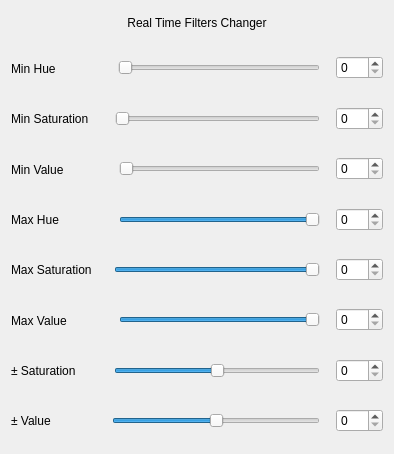
<?xml version="1.0" encoding="UTF-8"?>
<ui version="4.0">
 <class>Form</class>
 <widget class="QWidget" name="Form">
  <property name="geometry">
   <rect>
    <x>0</x>
    <y>0</y>
    <width>394</width>
    <height>454</height>
   </rect>
  </property>
  <property name="minimumSize">
   <size>
    <width>260</width>
    <height>0</height>
   </size>
  </property>
  <property name="windowTitle">
   <string>Color Filters</string>
  </property>
  <property name="windowIcon">
   <iconset>
    <normaloff>icons/colour.ico</normaloff>icons/colour.ico</iconset>
  </property>
  <layout class="QVBoxLayout" name="verticalLayout_3">
   <item>
    <spacer name="verticalSpacer">
     <property name="orientation">
      <enum>Qt::Vertical</enum>
     </property>
     <property name="sizeType">
      <enum>QSizePolicy::Preferred</enum>
     </property>
     <property name="sizeHint" stdset="0">
      <size>
       <width>20</width>
       <height>5</height>
      </size>
     </property>
    </spacer>
   </item>
   <item>
    <layout class="QVBoxLayout" name="verticalLayout">
     <item>
      <layout class="QHBoxLayout" name="horizontalLayout_9">
       <item>
        <widget class="QLabel" name="title_lb">
         <property name="sizePolicy">
          <sizepolicy hsizetype="Preferred" vsizetype="Fixed">
           <horstretch>0</horstretch>
           <verstretch>100</verstretch>
          </sizepolicy>
         </property>
         <property name="layoutDirection">
          <enum>Qt::LeftToRight</enum>
         </property>
         <property name="styleSheet">
          <string notr="true">font: 12pt &quot;MS Shell Dlg 2&quot;;</string>
         </property>
         <property name="text">
          <string>Real Time Filters Changer</string>
         </property>
         <property name="textFormat">
          <enum>Qt::AutoText</enum>
         </property>
         <property name="alignment">
          <set>Qt::AlignCenter</set>
         </property>
        </widget>
       </item>
      </layout>
     </item>
     <item>
      <spacer name="verticalSpacer_2">
       <property name="orientation">
        <enum>Qt::Vertical</enum>
       </property>
       <property name="sizeType">
        <enum>QSizePolicy::Preferred</enum>
       </property>
       <property name="sizeHint" stdset="0">
        <size>
         <width>20</width>
         <height>10</height>
        </size>
       </property>
      </spacer>
     </item>
     <item>
      <layout class="QHBoxLayout" name="horizontalLayout">
       <item>
        <widget class="QLabel" name="minhue_lb">
         <property name="sizePolicy">
          <sizepolicy hsizetype="Preferred" vsizetype="Expanding">
           <horstretch>0</horstretch>
           <verstretch>0</verstretch>
          </sizepolicy>
         </property>
         <property name="text">
          <string>Min Hue     ⠀      </string>
         </property>
         <property name="scaledContents">
          <bool>false</bool>
         </property>
         <property name="alignment">
          <set>Qt::AlignLeading|Qt::AlignLeft|Qt::AlignVCenter</set>
         </property>
        </widget>
       </item>
       <item>
        <spacer name="horizontalSpacer_6">
         <property name="orientation">
          <enum>Qt::Horizontal</enum>
         </property>
         <property name="sizeType">
          <enum>QSizePolicy::Preferred</enum>
         </property>
         <property name="sizeHint" stdset="0">
          <size>
           <width>10</width>
           <height>20</height>
          </size>
         </property>
        </spacer>
       </item>
       <item>
        <widget class="QSlider" name="minhue_slider">
         <property name="maximum">
          <number>179</number>
         </property>
         <property name="orientation">
          <enum>Qt::Horizontal</enum>
         </property>
        </widget>
       </item>
       <item>
        <spacer name="horizontalSpacer_12">
         <property name="orientation">
          <enum>Qt::Horizontal</enum>
         </property>
         <property name="sizeType">
          <enum>QSizePolicy::Preferred</enum>
         </property>
         <property name="sizeHint" stdset="0">
          <size>
           <width>10</width>
           <height>20</height>
          </size>
         </property>
        </spacer>
       </item>
       <item>
        <widget class="QSpinBox" name="minhue_spinbox">
         <property name="sizePolicy">
          <sizepolicy hsizetype="Preferred" vsizetype="Fixed">
           <horstretch>0</horstretch>
           <verstretch>0</verstretch>
          </sizepolicy>
         </property>
         <property name="inputMethodHints">
          <set>Qt::ImhDigitsOnly</set>
         </property>
         <property name="minimum">
          <number>0</number>
         </property>
         <property name="maximum">
          <number>179</number>
         </property>
         <property name="value">
          <number>0</number>
         </property>
        </widget>
       </item>
      </layout>
     </item>
     <item>
      <layout class="QHBoxLayout" name="horizontalLayout_2">
       <item>
        <widget class="QLabel" name="minsat_lb">
         <property name="sizePolicy">
          <sizepolicy hsizetype="Preferred" vsizetype="Expanding">
           <horstretch>0</horstretch>
           <verstretch>0</verstretch>
          </sizepolicy>
         </property>
         <property name="text">
          <string>Min Saturation   </string>
         </property>
        </widget>
       </item>
       <item>
        <spacer name="horizontalSpacer_5">
         <property name="orientation">
          <enum>Qt::Horizontal</enum>
         </property>
         <property name="sizeType">
          <enum>QSizePolicy::Preferred</enum>
         </property>
         <property name="sizeHint" stdset="0">
          <size>
           <width>10</width>
           <height>20</height>
          </size>
         </property>
        </spacer>
       </item>
       <item>
        <widget class="QSlider" name="minsat_slider">
         <property name="sizePolicy">
          <sizepolicy hsizetype="Expanding" vsizetype="Fixed">
           <horstretch>0</horstretch>
           <verstretch>0</verstretch>
          </sizepolicy>
         </property>
         <property name="maximum">
          <number>255</number>
         </property>
         <property name="orientation">
          <enum>Qt::Horizontal</enum>
         </property>
        </widget>
       </item>
       <item>
        <spacer name="horizontalSpacer_11">
         <property name="orientation">
          <enum>Qt::Horizontal</enum>
         </property>
         <property name="sizeType">
          <enum>QSizePolicy::Preferred</enum>
         </property>
         <property name="sizeHint" stdset="0">
          <size>
           <width>10</width>
           <height>20</height>
          </size>
         </property>
        </spacer>
       </item>
       <item>
        <widget class="QSpinBox" name="minsat_spinbox">
         <property name="sizePolicy">
          <sizepolicy hsizetype="Preferred" vsizetype="Fixed">
           <horstretch>0</horstretch>
           <verstretch>0</verstretch>
          </sizepolicy>
         </property>
         <property name="inputMethodHints">
          <set>Qt::ImhDigitsOnly</set>
         </property>
         <property name="minimum">
          <number>0</number>
         </property>
         <property name="maximum">
          <number>255</number>
         </property>
        </widget>
       </item>
      </layout>
     </item>
     <item>
      <layout class="QHBoxLayout" name="horizontalLayout_3">
       <item>
        <widget class="QLabel" name="minval_lb">
         <property name="sizePolicy">
          <sizepolicy hsizetype="Preferred" vsizetype="Expanding">
           <horstretch>0</horstretch>
           <verstretch>0</verstretch>
          </sizepolicy>
         </property>
         <property name="text">
          <string>Min Value   ⠀      </string>
         </property>
        </widget>
       </item>
       <item>
        <spacer name="horizontalSpacer">
         <property name="orientation">
          <enum>Qt::Horizontal</enum>
         </property>
         <property name="sizeType">
          <enum>QSizePolicy::Preferred</enum>
         </property>
         <property name="sizeHint" stdset="0">
          <size>
           <width>10</width>
           <height>20</height>
          </size>
         </property>
        </spacer>
       </item>
       <item>
        <widget class="QSlider" name="minval_slider">
         <property name="maximum">
          <number>255</number>
         </property>
         <property name="orientation">
          <enum>Qt::Horizontal</enum>
         </property>
        </widget>
       </item>
       <item>
        <spacer name="horizontalSpacer_10">
         <property name="orientation">
          <enum>Qt::Horizontal</enum>
         </property>
         <property name="sizeType">
          <enum>QSizePolicy::Preferred</enum>
         </property>
         <property name="sizeHint" stdset="0">
          <size>
           <width>10</width>
           <height>20</height>
          </size>
         </property>
        </spacer>
       </item>
       <item>
        <widget class="QSpinBox" name="minval_spinbox">
         <property name="sizePolicy">
          <sizepolicy hsizetype="Preferred" vsizetype="Fixed">
           <horstretch>0</horstretch>
           <verstretch>0</verstretch>
          </sizepolicy>
         </property>
         <property name="inputMethodHints">
          <set>Qt::ImhDigitsOnly</set>
         </property>
         <property name="minimum">
          <number>0</number>
         </property>
         <property name="maximum">
          <number>255</number>
         </property>
        </widget>
       </item>
      </layout>
     </item>
     <item>
      <layout class="QHBoxLayout" name="horizontalLayout_4">
       <item>
        <widget class="QLabel" name="maxhue_lb">
         <property name="sizePolicy">
          <sizepolicy hsizetype="Preferred" vsizetype="Expanding">
           <horstretch>0</horstretch>
           <verstretch>0</verstretch>
          </sizepolicy>
         </property>
         <property name="text">
          <string>Max Hue             </string>
         </property>
        </widget>
       </item>
       <item>
        <spacer name="horizontalSpacer_4">
         <property name="orientation">
          <enum>Qt::Horizontal</enum>
         </property>
         <property name="sizeType">
          <enum>QSizePolicy::Preferred</enum>
         </property>
         <property name="sizeHint" stdset="0">
          <size>
           <width>10</width>
           <height>20</height>
          </size>
         </property>
        </spacer>
       </item>
       <item>
        <widget class="QSlider" name="maxhue_slider">
         <property name="maximum">
          <number>179</number>
         </property>
         <property name="value">
          <number>179</number>
         </property>
         <property name="orientation">
          <enum>Qt::Horizontal</enum>
         </property>
        </widget>
       </item>
       <item>
        <spacer name="horizontalSpacer_9">
         <property name="orientation">
          <enum>Qt::Horizontal</enum>
         </property>
         <property name="sizeType">
          <enum>QSizePolicy::Preferred</enum>
         </property>
         <property name="sizeHint" stdset="0">
          <size>
           <width>10</width>
           <height>20</height>
          </size>
         </property>
        </spacer>
       </item>
       <item>
        <widget class="QSpinBox" name="maxhue_spinbox">
         <property name="sizePolicy">
          <sizepolicy hsizetype="Preferred" vsizetype="Fixed">
           <horstretch>0</horstretch>
           <verstretch>0</verstretch>
          </sizepolicy>
         </property>
         <property name="inputMethodHints">
          <set>Qt::ImhDigitsOnly</set>
         </property>
         <property name="minimum">
          <number>0</number>
         </property>
         <property name="maximum">
          <number>179</number>
         </property>
        </widget>
       </item>
      </layout>
     </item>
     <item>
      <layout class="QHBoxLayout" name="horizontalLayout_5">
       <item>
        <widget class="QLabel" name="maxsat_lb">
         <property name="sizePolicy">
          <sizepolicy hsizetype="Preferred" vsizetype="Expanding">
           <horstretch>0</horstretch>
           <verstretch>0</verstretch>
          </sizepolicy>
         </property>
         <property name="text">
          <string>Max Saturation   </string>
         </property>
        </widget>
       </item>
       <item>
        <spacer name="horizontalSpacer_3">
         <property name="orientation">
          <enum>Qt::Horizontal</enum>
         </property>
         <property name="sizeType">
          <enum>QSizePolicy::Preferred</enum>
         </property>
         <property name="sizeHint" stdset="0">
          <size>
           <width>10</width>
           <height>20</height>
          </size>
         </property>
        </spacer>
       </item>
       <item>
        <widget class="QSlider" name="maxsat_slider">
         <property name="maximum">
          <number>255</number>
         </property>
         <property name="value">
          <number>255</number>
         </property>
         <property name="orientation">
          <enum>Qt::Horizontal</enum>
         </property>
        </widget>
       </item>
       <item>
        <spacer name="horizontalSpacer_8">
         <property name="orientation">
          <enum>Qt::Horizontal</enum>
         </property>
         <property name="sizeType">
          <enum>QSizePolicy::Preferred</enum>
         </property>
         <property name="sizeHint" stdset="0">
          <size>
           <width>10</width>
           <height>20</height>
          </size>
         </property>
        </spacer>
       </item>
       <item>
        <widget class="QSpinBox" name="maxsat_spinbox">
         <property name="sizePolicy">
          <sizepolicy hsizetype="Preferred" vsizetype="Fixed">
           <horstretch>0</horstretch>
           <verstretch>0</verstretch>
          </sizepolicy>
         </property>
         <property name="inputMethodHints">
          <set>Qt::ImhDigitsOnly</set>
         </property>
         <property name="minimum">
          <number>0</number>
         </property>
         <property name="maximum">
          <number>255</number>
         </property>
        </widget>
       </item>
      </layout>
     </item>
     <item>
      <layout class="QHBoxLayout" name="horizontalLayout_6">
       <item>
        <widget class="QLabel" name="maxval_lb">
         <property name="enabled">
          <bool>true</bool>
         </property>
         <property name="sizePolicy">
          <sizepolicy hsizetype="Preferred" vsizetype="Expanding">
           <horstretch>0</horstretch>
           <verstretch>0</verstretch>
          </sizepolicy>
         </property>
         <property name="text">
          <string>Max Value    ⠀    </string>
         </property>
        </widget>
       </item>
       <item>
        <spacer name="horizontalSpacer_2">
         <property name="orientation">
          <enum>Qt::Horizontal</enum>
         </property>
         <property name="sizeType">
          <enum>QSizePolicy::Preferred</enum>
         </property>
         <property name="sizeHint" stdset="0">
          <size>
           <width>10</width>
           <height>20</height>
          </size>
         </property>
        </spacer>
       </item>
       <item>
        <widget class="QSlider" name="maxval_slider">
         <property name="maximum">
          <number>255</number>
         </property>
         <property name="value">
          <number>255</number>
         </property>
         <property name="orientation">
          <enum>Qt::Horizontal</enum>
         </property>
        </widget>
       </item>
       <item>
        <spacer name="horizontalSpacer_7">
         <property name="orientation">
          <enum>Qt::Horizontal</enum>
         </property>
         <property name="sizeType">
          <enum>QSizePolicy::Preferred</enum>
         </property>
         <property name="sizeHint" stdset="0">
          <size>
           <width>10</width>
           <height>20</height>
          </size>
         </property>
        </spacer>
       </item>
       <item>
        <widget class="QSpinBox" name="maxval_spinbox">
         <property name="sizePolicy">
          <sizepolicy hsizetype="Preferred" vsizetype="Fixed">
           <horstretch>0</horstretch>
           <verstretch>0</verstretch>
          </sizepolicy>
         </property>
         <property name="inputMethodHints">
          <set>Qt::ImhDigitsOnly</set>
         </property>
         <property name="minimum">
          <number>0</number>
         </property>
         <property name="maximum">
          <number>255</number>
         </property>
        </widget>
       </item>
      </layout>
     </item>
     <item>
      <layout class="QHBoxLayout" name="horizontalLayout_7">
       <item>
        <widget class="QLabel" name="addsubsat_lb">
         <property name="sizePolicy">
          <sizepolicy hsizetype="Preferred" vsizetype="Expanding">
           <horstretch>0</horstretch>
           <verstretch>0</verstretch>
          </sizepolicy>
         </property>
         <property name="text">
          <string>± Saturation ⠀   </string>
         </property>
        </widget>
       </item>
       <item>
        <spacer name="horizontalSpacer_13">
         <property name="orientation">
          <enum>Qt::Horizontal</enum>
         </property>
         <property name="sizeType">
          <enum>QSizePolicy::Preferred</enum>
         </property>
         <property name="sizeHint" stdset="0">
          <size>
           <width>10</width>
           <height>20</height>
          </size>
         </property>
        </spacer>
       </item>
       <item>
        <widget class="QSlider" name="sataddsub_slider">
         <property name="minimum">
          <number>-255</number>
         </property>
         <property name="maximum">
          <number>255</number>
         </property>
         <property name="value">
          <number>0</number>
         </property>
         <property name="orientation">
          <enum>Qt::Horizontal</enum>
         </property>
        </widget>
       </item>
       <item>
        <spacer name="horizontalSpacer_14">
         <property name="orientation">
          <enum>Qt::Horizontal</enum>
         </property>
         <property name="sizeType">
          <enum>QSizePolicy::Preferred</enum>
         </property>
         <property name="sizeHint" stdset="0">
          <size>
           <width>10</width>
           <height>20</height>
          </size>
         </property>
        </spacer>
       </item>
       <item>
        <widget class="QSpinBox" name="addsubsat_spinbox">
         <property name="sizePolicy">
          <sizepolicy hsizetype="Preferred" vsizetype="Fixed">
           <horstretch>0</horstretch>
           <verstretch>0</verstretch>
          </sizepolicy>
         </property>
         <property name="inputMethodHints">
          <set>Qt::ImhDigitsOnly</set>
         </property>
         <property name="minimum">
          <number>0</number>
         </property>
         <property name="maximum">
          <number>255</number>
         </property>
        </widget>
       </item>
      </layout>
     </item>
     <item>
      <layout class="QHBoxLayout" name="horizontalLayout_8">
       <item>
        <widget class="QLabel" name="addsubval_lb">
         <property name="enabled">
          <bool>true</bool>
         </property>
         <property name="sizePolicy">
          <sizepolicy hsizetype="Preferred" vsizetype="Expanding">
           <horstretch>0</horstretch>
           <verstretch>0</verstretch>
          </sizepolicy>
         </property>
         <property name="text">
          <string>± Value                 </string>
         </property>
        </widget>
       </item>
       <item>
        <spacer name="horizontalSpacer_15">
         <property name="orientation">
          <enum>Qt::Horizontal</enum>
         </property>
         <property name="sizeType">
          <enum>QSizePolicy::Preferred</enum>
         </property>
         <property name="sizeHint" stdset="0">
          <size>
           <width>10</width>
           <height>20</height>
          </size>
         </property>
        </spacer>
       </item>
       <item>
        <widget class="QSlider" name="valaddsub_slider">
         <property name="minimum">
          <number>-255</number>
         </property>
         <property name="maximum">
          <number>255</number>
         </property>
         <property name="value">
          <number>0</number>
         </property>
         <property name="orientation">
          <enum>Qt::Horizontal</enum>
         </property>
        </widget>
       </item>
       <item>
        <spacer name="horizontalSpacer_16">
         <property name="orientation">
          <enum>Qt::Horizontal</enum>
         </property>
         <property name="sizeType">
          <enum>QSizePolicy::Preferred</enum>
         </property>
         <property name="sizeHint" stdset="0">
          <size>
           <width>10</width>
           <height>20</height>
          </size>
         </property>
        </spacer>
       </item>
       <item>
        <widget class="QSpinBox" name="addsubval_spinbox">
         <property name="sizePolicy">
          <sizepolicy hsizetype="Preferred" vsizetype="Fixed">
           <horstretch>0</horstretch>
           <verstretch>0</verstretch>
          </sizepolicy>
         </property>
         <property name="inputMethodHints">
          <set>Qt::ImhDigitsOnly</set>
         </property>
         <property name="minimum">
          <number>0</number>
         </property>
         <property name="maximum">
          <number>255</number>
         </property>
        </widget>
       </item>
      </layout>
     </item>
    </layout>
   </item>
  </layout>
 </widget>
 <resources/>
 <connections/>
</ui>
